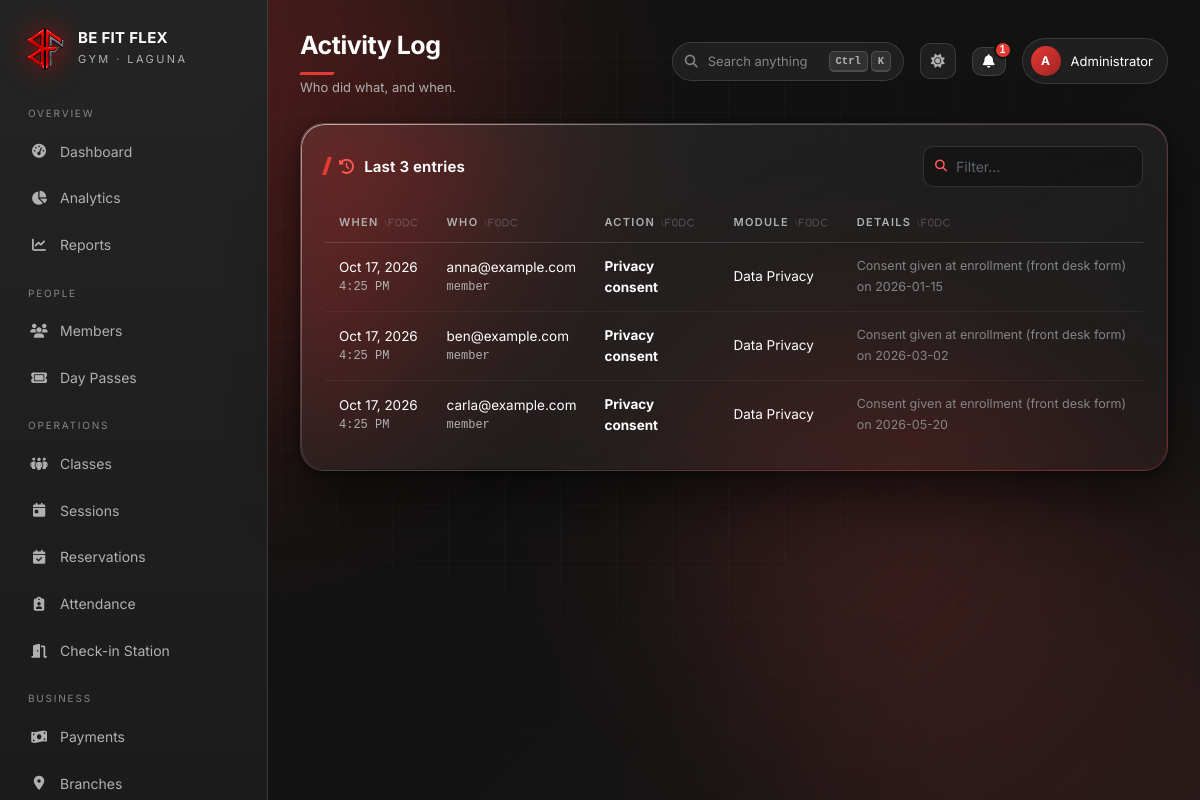
/admin/activity-log.php (signed in), run on the app's committed database.
### tables this page shows
CREATE TABLE activity_log (
    log_id INT PRIMARY KEY AUTO_INCREMENT,
    user_id INT NOT NULL,
    action VARCHAR(100) NOT NULL,
    module VARCHAR(100) NOT NULL,
    details LONGTEXT,
    created_at TIMESTAMP DEFAULT CURRENT_TIMESTAMP,
    FOREIGN KEY (user_id) REFERENCES users(user_id) ON DELETE CASCADE,
    INDEX idx_user_id (user_id), INDEX idx_created_at (created_at)
);

CREATE TABLE users (
    user_id INT PRIMARY KEY AUTO_INCREMENT,
    email VARCHAR(255) NOT NULL UNIQUE,
    password VARCHAR(255) NOT NULL,
    user_type ENUM('admin','member') NOT NULL DEFAULT 'member',
    email_verified_at DATETIME NULL,
    email_verification_token CHAR(64) NULL,
    email_verification_expires_at DATETIME NULL,
    created_at TIMESTAMP DEFAULT CURRENT_TIMESTAMP,
    last_login DATETIME NULL,
    INDEX idx_email (email), INDEX idx_user_type (user_type)
);

### config/db.php (called while the page is built, shortened)
<?php
function db(): PDO
{
    static $pdo = null;
    if ($pdo instanceof PDO) {
        return $pdo;
    }
    $dsn = sprintf('mysql:host=%s;port=%s;dbname=%s;charset=utf8mb4', DB['host'], DB['port'], DB['name']);
    try {
        $pdo = new PDO($dsn, DB['user'], DB['pass'], [
            PDO::ATTR_ERRMODE            => PDO::ERRMODE_EXCEPTION,
            PDO::ATTR_DEFAULT_FETCH_MODE => PDO::FETCH_ASSOC,
            PDO::ATTR_EMULATE_PREPARES   => false,
        ]);
    } catch (PDOException $e) {
        http_response_code(500);
        error_log('Database connection failed: ' . $e->getMessage());
        echo '<!doctype html><meta charset="utf-8">'
           . '<div style="font:16px system-ui;background:#0a0a0a;color:#eee;padding:40px;height:100vh">'
           . '<h1 style="color:#E10600">Database connection failed</h1>'
           . '<p>MySQL is not reachable, the database has not been imported, or its environment variables are incorrect.</p>'
           . '<p>Check the database service and application logs, then verify the MYSQLHOST, MYSQLPORT, MYSQLDATABASE, MYSQLUSER, and MYSQLPASSWORD settings.</p></div>';
        exit;
    }
    return $pdo;
}

### includes/helpers.php (called while the page is built, shortened)
<?php
function e(mixed $v): string
{
    return htmlspecialchars((string) $v, ENT_QUOTES, 'UTF-8');
}
function dt(?string $v, string $fmt = 'M j, Y'): string
{
    $ts = strtotime($v);
    return $ts ? date($fmt, $ts) : '—';
}
function stmt(string $sql): PDOStatement
{
    static $cache = [];
    return $cache[$sql] ??= db()->prepare($sql);
}
function rows(string $sql, array $args = []): array
{
    $s = stmt($sql);
    $s->execute($args);
    $r = $s->fetchAll();
    return $r;
}

### admin/activity-log.php (the view, shortened to what this page needs)
<?php
$logs = rows(
    'SELECT a.*, u.email, u.user_type FROM activity_log a
       JOIN users u ON u.user_id = a.user_id
      ORDER BY a.created_at DESC LIMIT 200'
);
include __DIR__ . '/../includes/header.php';
?>
<div class="panel glass">
  <h2><i class="fa-solid fa-clock-rotate-left"></i> Last <?= count($logs) ?> entries
    <input type="search" placeholder="Filter…" data-filter-for="tblLog" style="width:220px"></h2>
  <?php if (!$logs): ?>
    <div class="empty"><i class="fa-solid fa-clock"></i>Nothing logged yet.</div>
  <?php else: ?>
  <div class="table-wrap"><table id="tblLog">
    <thead><tr><th>When</th><th>Who</th><th>Action</th><th>Module</th><th>Details</th></tr></thead>
    <tbody>
    <?php foreach ($logs as $l): ?>
      <tr>
        <td style="white-space:nowrap"><?= dt($l['created_at'], 'M j, Y') ?>
            <div class="mono"><?= dt($l['created_at'], 'g:i A') ?></div></td>
        <td><?= e($l['email']) ?><div class="mono"><?= e($l['user_type']) ?></div></td>
        <td><b><?= e($l['action']) ?></b></td>
        <td><?= e($l['module']) ?></td>
        <td class="note"><?= e($l['details'] ?: '—') ?></td>
      </tr>
    <?php endforeach; ?>
    </tbody>
  </table></div>
  <?php endif; ?>
</div>
<?php include __DIR__ . '/../includes/footer.php'; ?>

### assets/css/glass.css (style rules this page uses)
:root { --red: #E53935; --red-hot: #FF5A56; --red-deep: #9F2522; --ink: #121212; --ink-2: #1F1F1F; --glass: rgba(255,255,255,.055); --glass-2: rgba(255,255,255,.085); --stroke: rgba(255,255,255,.13); --stroke-hot: rgba(225,6,0,.45); --text: #FFFFFF; --muted: #B0B0B0; --dim: #858585; --ok: #22C55E; --warn: #F59E0B; --bad: #EF4444; --info: #38BDF8; --r-lg: 24px; --r-md: 16px; --r-sm: 10px; --blur: saturate(180%) blur(22px); --shadow: 0 24px 60px rgba(0,0,0,.55), 0 2px 8px rgba(0,0,0,.4); --edge: inset 0 1px 0 rgba(255,255,255,.20), inset 0 -1px 0 rgba(0,0,0,.35); }
* { box-sizing: border-box; margin: 0; padding: 0; }
html { scroll-behavior: smooth; }
body { min-height: 100vh; background: var(--ink); color: var(--text); font: 15px/1.55 "Inter", -apple-system, BlinkMacSystemFont, "Segoe UI", Roboto, Arial, sans-serif; -webkit-font-smoothing: antialiased; overflow-x: hidden; }
body::before { content: ""; position: fixed; inset: 0; z-index: -1; pointer-events: none; background: linear-gradient(135deg, rgba(229,57,53,.06), transparent 34%), linear-gradient(315deg, rgba(255,255,255,.025), transparent 42%); }
.glass { position: relative; background: linear-gradient(150deg, var(--glass-2), var(--glass) 45%, rgba(255,255,255,.03)); backdrop-filter: var(--blur); -webkit-backdrop-filter: var(--blur); border: 1px solid var(--stroke); border-radius: var(--r-lg); box-shadow: var(--shadow), var(--edge); }
.glass::before { content: ""; position: absolute; inset: 0; border-radius: inherit; padding: 1px; background: linear-gradient(140deg, rgba(255,255,255,.55), rgba(255,255,255,0) 38%, rgba(225,6,0,.35) 100%); -webkit-mask: linear-gradient(#000 0 0) content-box, linear-gradient(#000 0 0); -webkit-mask-composite: xor; mask-composite: exclude; pointer-events: none; }
.panel { padding: 22px 24px; margin-bottom: 18px; }
.panel > h2 { font-size: 15px; font-weight: 650; letter-spacing: .01em; display: flex; align-items: center; gap: 10px; margin-bottom: 16px; }
.panel > h2::before { content: ""; width: 4px; height: 18px; background: var(--red); transform: skewX(-18deg); flex: 0 0 auto; }
.panel > h2 i { color: var(--red-hot); }
.table-wrap { overflow-x: auto; margin: 0 -6px; padding: 0 6px; }
table { width: 100%; border-collapse: separate; border-spacing: 0; font-size: 13.5px; }
thead th { text-align: left; padding: 11px 14px; font-size: 11px; letter-spacing: .12em; text-transform: uppercase; color: var(--muted); font-weight: 600; border-bottom: 1px solid var(--stroke); white-space: nowrap; }
tbody td { padding: 13px 14px; border-bottom: 1px solid rgba(255,255,255,.055); vertical-align: middle; }
tbody tr { transition: background .18s; }
tbody tr:last-child td { border-bottom: 0; }
td .mono { font-family: ui-monospace, "SF Mono", Consolas, monospace; font-size: 12px; color: var(--muted); }
input[type=text], input[type=email], input[type=password], input[type=number], input[type=date], input[type=time], input[type=tel], input[type=search], select, textarea { width: 100%; padding: 11px 14px; background: rgba(0,0,0,.28); color: var(--text); border: 1px solid var(--stroke); border-radius: var(--r-sm); font-size: 14px; font-family: inherit; transition: border-color .2s, box-shadow .2s, background .2s; }
input::placeholder, textarea::placeholder { color: #5D636B; }
.note { font-size: 12.5px; color: var(--dim); line-height: 1.65; }

### assets/css/ui.css (style rules this page uses)
:root { --row-y: 13px; --panel-p: 22px; }
.panel { padding: var(--panel-p) calc(var(--panel-p) + 2px); }
tbody td { padding: var(--row-y) 14px; }
thead th.sortable { cursor: pointer; user-select: none; white-space: nowrap; }
thead th.sortable::after { content: "\\f0dc"; font-family: "Font Awesome 6 Free"; font-weight: 900; font-size: 9px; margin-left: 6px; opacity: .3; }
.search-wrap input { padding-left: 32px !important; }

### data on the page
activity_log: created_at "Oct 17, 2026", created_at "4:25 PM", user.email "anna@example.com", user.user_type "member", action "Privacy consent", module "Data Privacy", details "Consent given at enrollment (front desk form) on 2026-01-15"
activity_log: created_at "Oct 17, 2026", created_at "4:25 PM", user.email "ben@example.com", user.user_type "member", action "Privacy consent", module "Data Privacy", details "Consent given at enrollment (front desk form) on 2026-03-02"
activity_log: created_at "Oct 17, 2026", created_at "4:25 PM", user.email "carla@example.com", user.user_type "member", action "Privacy consent", module "Data Privacy", details "Consent given at enrollment (front desk form) on 2026-05-20"

### other printed values
$group "OVERVIEW"
$label "Dashboard"
$label "Analytics"
$label "Reports"
$group "PEOPLE"
$label "Members"
$label "Day Passes"
$group "OPERATIONS"
$label "Classes"
$label "Sessions"
$label "Reservations"
$label "Attendance"
$label "Check-in Station"
$group "BUSINESS"
$label "Payments"
